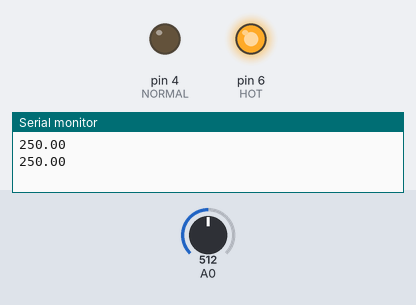
Simulated run of this sketch. Board: Arduino Uno, built with avr-gcc and run on an emulated ATmega328P. Shown: output pins drawn as LEDs (lit = HIGH), the last lines printed to the serial monitor. The test bench sets the inputs (shaded band); at power-on: A0 = 512.

Above: at 1.8 s.
1.9 s: A0 set to 56
6.0 s: A0 set to 47
At 6.8 s:
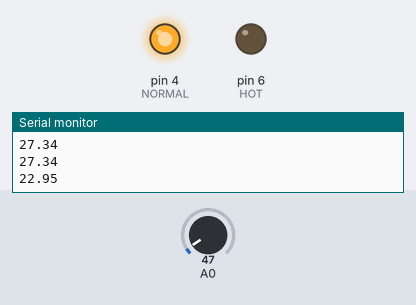
10.1 s: A0 set to 122
At 11.8 s:
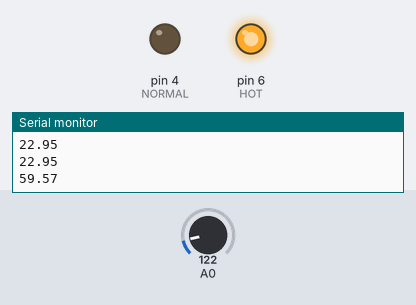
Timing chart, 0 to 13.3 s (numbered marks = the images above; inputs shaded):
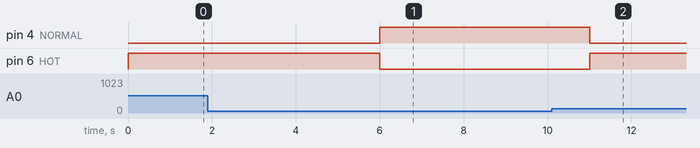

Measured:
- the behaviour switches between 54 and 53 on A0 (found by bisection; images 0 and 1)
- after the input at 6.0 s, pin 4 (NORMAL): LOW → HIGH at once; pin 6 (HOT): HIGH → LOW at once
- after the input at 10.1 s, pin 4 (NORMAL): HIGH → LOW after 0.91 s; pin 6 (HOT): LOW → HIGH after 0.91 s

The sketch:

Quick-Read_Thermometer.ino
```cpp
// Project 8 - Creating a Quick-Read Thermometer

// define the pins that the LEDs are connected to:
#define HOT 6
#define NORMAL 4
#define COLD 2

float voltage = 0;
float celsius = 0;
float hotTemp = 26;
float coldTemp = 20;
float sensor = 0;

void setup()
{
   pinMode(HOT, OUTPUT);
   pinMode(NORMAL, OUTPUT);
   pinMode(COLD, OUTPUT);
   Serial.begin(9600);
}

void loop()
{
   // read the temperature sensor and convert the result to degrees Celsius
sensor = analogRead(0);
   voltage = ( sensor * 5000 ) / 1024; // convert raw sensor value to
                                       // millivolts
   celsius = voltage / 10;  // convert millivolts to Celsius
   Serial.println(celsius);
   // act on temperature range
 if ( celsius < coldTemp )
   {
      digitalWrite(COLD, HIGH);
      delay(1000);
      digitalWrite(COLD, LOW);
   } else if ( celsius > coldTemp && celsius <= hotTemp )
      {
         digitalWrite(NORMAL, HIGH);
         delay(1000);
         digitalWrite(NORMAL, LOW);
      }
      else
      {
         // celsius is > hotTemp
         digitalWrite(HOT, HIGH);
         delay(1000);
         digitalWrite(HOT, LOW);
      }
}
```
